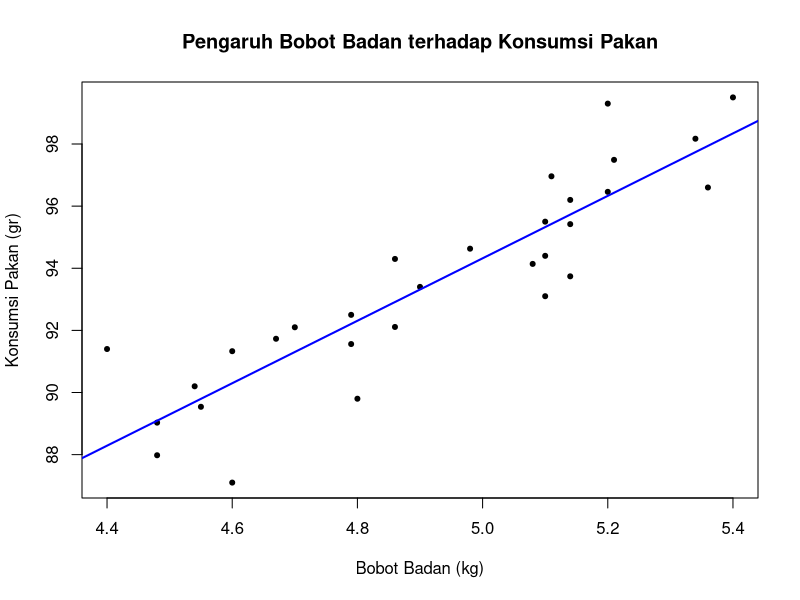
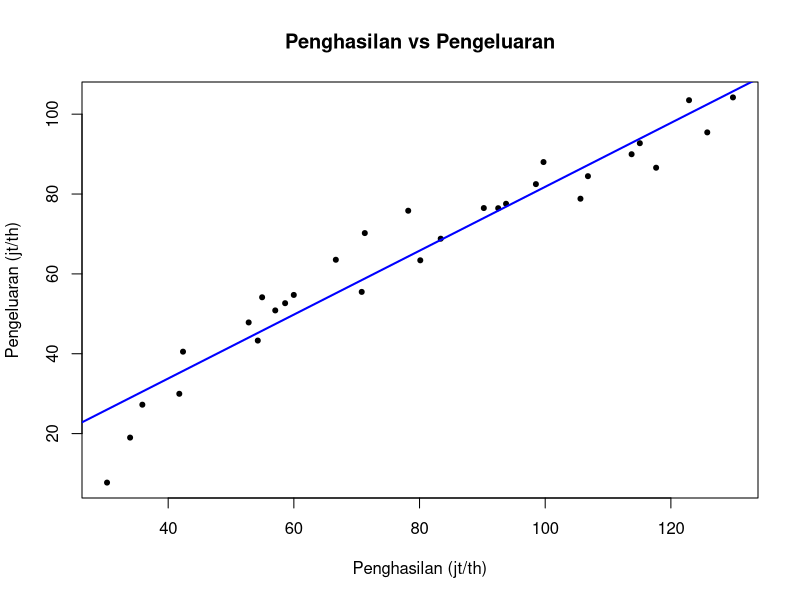

The R source for these figures, in order: (Note: this script raises an error after producing the figures.)
##### Praktikum 4 Analisis Regresi Terapan ######
# Kamis, 10 Maret 2022, 10:30-12:10 WIB

# Memuat library yang diperlukan
library(lmtest)

# Membaca data dari file
contoh <- read.csv('Contoh.csv')

# Menampilkan scatterplot
plot(contoh$Bobot_Badan, contoh$Konsumsi_Pakan, pch=20,
     main='Pengaruh Bobot Badan terhadap Konsumsi Pakan',
     xlab = 'Bobot Badan (kg)', ylab = 'Konsumsi Pakan (gr)')

# Membentuk model linear
model <- lm(Konsumsi_Pakan~Bobot_Badan, data = contoh)
print(model)

# Menampilkan garis regresi
abline(model, lwd=2, col='blue')

# Summary model
summary(model)

# Uji kecocokan model (Goodness-of-fit test) (H0: Model cocok)
chisq.test(model$fitted.values, contoh$Konsumsi_Pakan)

# Selang kepercayaan penduga parameter
coefci(model, level=0.95)

# Uji inferensial penduga parameter (H0: beta = 0)
coeftest(model)

# Korelasi(rho) -> Kekuatan hubungan antar variabel
cor(contoh$Bobot_Badan, contoh$Konsumsi_Pakan, method='pearson')

# Uji Koefisien Korelasi (H0: rho = 0)
cor.test(x = contoh$Bobot_Badan, y = contoh$Konsumsi_Pakan)

##### Data tidak normal #####

contoh2 <- read.csv('Contoh2.csv')
contoh2

# Menampilkan scatterplot
plot(contoh2$Penghasilan, contoh2$Pengeluaran, pch=20,
     main='Penghasilan vs Pengeluaran',
     xlab='Penghasilan (jt/th)',ylab='Pengeluaran (jt/th)')


# Membentuk model linear
model2 <- lm(Pengeluaran ~ Penghasilan, data=contoh2)
print(model2)

# Menampilkan garis regresi
abline(model2, lwd=2, col='blue')
#curve(expr = -56.61+13.94*sqrt(x), xlim = c(20,140), add = TRUE,lwd=2, col='red')

# Summary model
summary(model2)

# Selang kepercayaan penduga parameter
coefci(model2, level = 0.95)

# Uji inferensial penduga parameter (H0: beta = 0)
coeftest(model2,.)

# Korelasi(rho) -> Kekuatan hubungan antar variabel
cor(contoh2$Penghasilan, contoh2$Pengeluaran)

# Uji Koefisien Korelasi (H0: rho = 0)
cor.test(x = contoh2$Penghasilan, y = contoh2$Pengeluaran)
